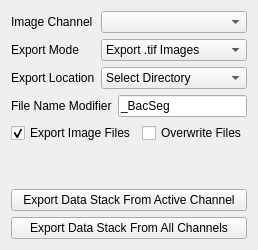
          <widget class="QWidget" name="tab_19">
           <attribute name="title">
            <string>Export Stacks</string>
           </attribute>
           <layout class="QVBoxLayout" name="verticalLayout_25">
            <item>
             <layout class="QFormLayout" name="formLayout_23">
              <item row="0" column="0">
               <widget class="QLabel" name="label_101">
                <property name="text">
                 <string>Image Channel</string>
                </property>
               </widget>
              </item>
              <item row="0" column="1">
               <widget class="QComboBox" name="export_stack_channel"/>
              </item>
              <item row="1" column="0">
               <widget class="QLabel" name="label_99">
                <property name="text">
                 <string>Export Mode</string>
                </property>
               </widget>
              </item>
              <item row="1" column="1">
               <widget class="QComboBox" name="export_stack_mode">
                <item>
                 <property name="text">
                  <string>Export .tif Images</string>
                 </property>
                </item>
                <item>
                 <property name="text">
                  <string>Export .tif Masks</string>
                 </property>
                </item>
               </widget>
              </item>
              <item row="2" column="0">
               <widget class="QLabel" name="label_100">
                <property name="text">
                 <string>Export Location</string>
                </property>
               </widget>
              </item>
              <item row="2" column="1">
               <widget class="QComboBox" name="export_stack_location">
                <property name="currentIndex">
                 <number>1</number>
                </property>
                <item>
                 <property name="text">
                  <string>Import Directory</string>
                 </property>
                </item>
                <item>
                 <property name="text">
                  <string>Select Directory</string>
                 </property>
                </item>
               </widget>
              </item>
             </layout>
            </item>
            <item>
             <layout class="QFormLayout" name="formLayout_25">
              <item row="0" column="0">
               <widget class="QLabel" name="label_103">
                <property name="text">
                 <string>File Name Modifier</string>
                </property>
               </widget>
              </item>
              <item row="0" column="1">
               <widget class="QLineEdit" name="export_stack_modifier">
                <property name="text">
                 <string>_BacSeg</string>
                </property>
               </widget>
              </item>
             </layout>
            </item>
            <item>
             <layout class="QGridLayout" name="gridLayout_33">
              <item row="0" column="0">
               <widget class="QCheckBox" name="export_stack_image_setting">
                <property name="text">
                 <string>Export Image Files</string>
                </property>
                <property name="checked">
                 <bool>true</bool>
                </property>
               </widget>
              </item>
              <item row="0" column="1">
               <widget class="QCheckBox" name="export_stack_overwrite_setting">
                <property name="text">
                 <string>Overwrite Files</string>
                </property>
               </widget>
              </item>
             </layout>
            </item>
            <item>
             <spacer name="verticalSpacer_42">
              <property name="orientation">
               <enum>Qt::Vertical</enum>
              </property>
              <property name="sizeHint" stdset="0">
               <size>
                <width>20</width>
                <height>40</height>
               </size>
              </property>
             </spacer>
            </item>
            <item>
             <widget class="QPushButton" name="export_stack_active">
              <property name="text">
               <string>Export Data Stack From Active Channel</string>
              </property>
             </widget>
            </item>
            <item>
             <widget class="QPushButton" name="export_stack_all">
              <property name="text">
               <string>Export Data Stack From All Channels</string>
              </property>
             </widget>
            </item>
           </layout>
          </widget>
